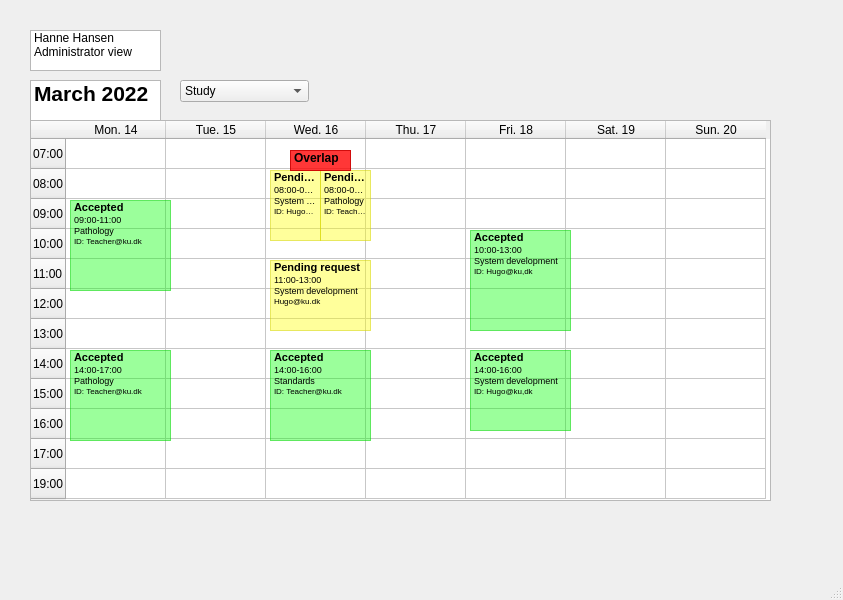
<?xml version="1.0" encoding="UTF-8"?>
<ui version="4.0">
 <class>MainWindow</class>
 <widget class="QMainWindow" name="MainWindow">
  <property name="geometry">
   <rect>
    <x>0</x>
    <y>0</y>
    <width>843</width>
    <height>600</height>
   </rect>
  </property>
  <property name="windowTitle">
   <string>MainWindow</string>
  </property>
  <widget class="QWidget" name="centralwidget">
   <widget class="QTableWidget" name="tableWidget">
    <property name="geometry">
     <rect>
      <x>30</x>
      <y>120</y>
      <width>741</width>
      <height>381</height>
     </rect>
    </property>
    <property name="autoFillBackground">
     <bool>false</bool>
    </property>
    <property name="frameShadow">
     <enum>QFrame::Sunken</enum>
    </property>
    <row>
     <property name="text">
      <string>07:00</string>
     </property>
    </row>
    <row>
     <property name="text">
      <string>08:00</string>
     </property>
    </row>
    <row>
     <property name="text">
      <string>09:00</string>
     </property>
    </row>
    <row>
     <property name="text">
      <string>10:00</string>
     </property>
    </row>
    <row>
     <property name="text">
      <string>11:00</string>
     </property>
    </row>
    <row>
     <property name="text">
      <string>12:00</string>
     </property>
    </row>
    <row>
     <property name="text">
      <string>13:00</string>
     </property>
    </row>
    <row>
     <property name="text">
      <string>14:00</string>
     </property>
    </row>
    <row>
     <property name="text">
      <string>15:00</string>
     </property>
    </row>
    <row>
     <property name="text">
      <string>16:00</string>
     </property>
    </row>
    <row>
     <property name="text">
      <string>17:00</string>
     </property>
    </row>
    <row>
     <property name="text">
      <string>19:00</string>
     </property>
    </row>
    <column>
     <property name="text">
      <string>Mon. 14</string>
     </property>
    </column>
    <column>
     <property name="text">
      <string>Tue. 15</string>
     </property>
    </column>
    <column>
     <property name="text">
      <string>Wed. 16</string>
     </property>
    </column>
    <column>
     <property name="text">
      <string>Thu. 17</string>
     </property>
    </column>
    <column>
     <property name="text">
      <string>Fri. 18</string>
     </property>
    </column>
    <column>
     <property name="text">
      <string>Sat. 19</string>
     </property>
    </column>
    <column>
     <property name="text">
      <string>Sun. 20</string>
     </property>
    </column>
   </widget>
   <widget class="QListWidget" name="listWidget">
    <property name="geometry">
     <rect>
      <x>30</x>
      <y>80</y>
      <width>131</width>
      <height>41</height>
     </rect>
    </property>
    <item>
     <property name="text">
      <string>March 2022</string>
     </property>
     <property name="font">
      <font>
       <pointsize>16</pointsize>
       <bold>true</bold>
      </font>
     </property>
    </item>
   </widget>
   <widget class="QComboBox" name="comboBox_6">
    <property name="geometry">
     <rect>
      <x>180</x>
      <y>80</y>
      <width>129</width>
      <height>22</height>
     </rect>
    </property>
    <item>
     <property name="text">
      <string>Study</string>
     </property>
    </item>
    <item>
     <property name="text">
      <string>Health &amp; informatics</string>
     </property>
    </item>
    <item>
     <property name="text">
      <string>Farmacy</string>
     </property>
    </item>
    <item>
     <property name="text">
      <string>Data Science</string>
     </property>
    </item>
    <item>
     <property name="text">
      <string>Chemistry</string>
     </property>
    </item>
   </widget>
   <widget class="QListWidget" name="listWidget_2">
    <property name="geometry">
     <rect>
      <x>70</x>
      <y>200</y>
      <width>101</width>
      <height>91</height>
     </rect>
    </property>
    <property name="styleSheet">
     <string notr="true">background-color: rgba(0, 255, 0, 100);</string>
    </property>
    <property name="frameShadow">
     <enum>QFrame::Plain</enum>
    </property>
    <item>
     <property name="text">
      <string>Accepted</string>
     </property>
     <property name="font">
      <font>
       <pointsize>8</pointsize>
       <bold>true</bold>
      </font>
     </property>
     <property name="background">
      <brush brushstyle="NoBrush">
       <color alpha="255">
        <red>0</red>
        <green>0</green>
        <blue>0</blue>
       </color>
      </brush>
     </property>
     <property name="foreground">
      <brush brushstyle="NoBrush">
       <color alpha="255">
        <red>0</red>
        <green>0</green>
        <blue>0</blue>
       </color>
      </brush>
     </property>
    </item>
    <item>
     <property name="text">
      <string>09:00-11:00</string>
     </property>
     <property name="font">
      <font>
       <pointsize>7</pointsize>
      </font>
     </property>
    </item>
    <item>
     <property name="text">
      <string>Pathology </string>
     </property>
     <property name="font">
      <font>
       <pointsize>7</pointsize>
      </font>
     </property>
    </item>
    <item>
     <property name="text">
      <string>ID: Teacher@ku.dk</string>
     </property>
     <property name="font">
      <font>
       <pointsize>6</pointsize>
      </font>
     </property>
    </item>
   </widget>
   <widget class="QListWidget" name="listWidget_3">
    <property name="geometry">
     <rect>
      <x>70</x>
      <y>350</y>
      <width>101</width>
      <height>91</height>
     </rect>
    </property>
    <property name="styleSheet">
     <string notr="true">background-color: rgba(0, 255, 0, 100);</string>
    </property>
    <property name="frameShadow">
     <enum>QFrame::Plain</enum>
    </property>
    <item>
     <property name="text">
      <string>Accepted</string>
     </property>
     <property name="font">
      <font>
       <pointsize>8</pointsize>
       <bold>true</bold>
      </font>
     </property>
     <property name="background">
      <brush brushstyle="NoBrush">
       <color alpha="255">
        <red>0</red>
        <green>0</green>
        <blue>0</blue>
       </color>
      </brush>
     </property>
     <property name="foreground">
      <brush brushstyle="NoBrush">
       <color alpha="255">
        <red>0</red>
        <green>0</green>
        <blue>0</blue>
       </color>
      </brush>
     </property>
    </item>
    <item>
     <property name="text">
      <string>14:00-17:00</string>
     </property>
     <property name="font">
      <font>
       <pointsize>7</pointsize>
      </font>
     </property>
    </item>
    <item>
     <property name="text">
      <string>Pathology </string>
     </property>
     <property name="font">
      <font>
       <pointsize>7</pointsize>
      </font>
     </property>
    </item>
    <item>
     <property name="text">
      <string>ID: Teacher@ku.dk</string>
     </property>
     <property name="font">
      <font>
       <pointsize>6</pointsize>
      </font>
     </property>
    </item>
   </widget>
   <widget class="QListWidget" name="listWidget_6">
    <property name="geometry">
     <rect>
      <x>270</x>
      <y>350</y>
      <width>101</width>
      <height>91</height>
     </rect>
    </property>
    <property name="styleSheet">
     <string notr="true">background-color: rgba(0, 255, 0, 100);</string>
    </property>
    <property name="frameShadow">
     <enum>QFrame::Plain</enum>
    </property>
    <item>
     <property name="text">
      <string>Accepted</string>
     </property>
     <property name="font">
      <font>
       <pointsize>8</pointsize>
       <bold>true</bold>
      </font>
     </property>
     <property name="background">
      <brush brushstyle="NoBrush">
       <color alpha="255">
        <red>0</red>
        <green>0</green>
        <blue>0</blue>
       </color>
      </brush>
     </property>
     <property name="foreground">
      <brush brushstyle="NoBrush">
       <color alpha="255">
        <red>0</red>
        <green>0</green>
        <blue>0</blue>
       </color>
      </brush>
     </property>
    </item>
    <item>
     <property name="text">
      <string>14:00-16:00</string>
     </property>
     <property name="font">
      <font>
       <pointsize>7</pointsize>
      </font>
     </property>
    </item>
    <item>
     <property name="text">
      <string>Standards</string>
     </property>
     <property name="font">
      <font>
       <pointsize>7</pointsize>
      </font>
     </property>
    </item>
    <item>
     <property name="text">
      <string>ID: Teacher@ku.dk</string>
     </property>
     <property name="font">
      <font>
       <pointsize>6</pointsize>
      </font>
     </property>
    </item>
   </widget>
   <widget class="QListWidget" name="listWidget_8">
    <property name="geometry">
     <rect>
      <x>270</x>
      <y>260</y>
      <width>101</width>
      <height>71</height>
     </rect>
    </property>
    <property name="styleSheet">
     <string notr="true">background-color: rgba(255, 255, 0, 100);</string>
    </property>
    <item>
     <property name="text">
      <string>Pending request</string>
     </property>
     <property name="font">
      <font>
       <pointsize>8</pointsize>
       <bold>true</bold>
      </font>
     </property>
    </item>
    <item>
     <property name="text">
      <string>11:00-13:00</string>
     </property>
     <property name="font">
      <font>
       <pointsize>7</pointsize>
      </font>
     </property>
    </item>
    <item>
     <property name="text">
      <string>System development</string>
     </property>
     <property name="font">
      <font>
       <pointsize>7</pointsize>
      </font>
     </property>
    </item>
    <item>
     <property name="text">
      <string>Hugo@ku.dk</string>
     </property>
     <property name="font">
      <font>
       <pointsize>6</pointsize>
      </font>
     </property>
    </item>
   </widget>
   <widget class="QListWidget" name="listWidget_9">
    <property name="geometry">
     <rect>
      <x>470</x>
      <y>230</y>
      <width>101</width>
      <height>101</height>
     </rect>
    </property>
    <property name="styleSheet">
     <string notr="true">background-color: rgba(0, 255, 0, 100);</string>
    </property>
    <item>
     <property name="text">
      <string>Accepted</string>
     </property>
     <property name="font">
      <font>
       <pointsize>8</pointsize>
       <bold>true</bold>
      </font>
     </property>
    </item>
    <item>
     <property name="text">
      <string>10:00-13:00</string>
     </property>
     <property name="font">
      <font>
       <pointsize>7</pointsize>
      </font>
     </property>
    </item>
    <item>
     <property name="text">
      <string>System development</string>
     </property>
     <property name="font">
      <font>
       <pointsize>7</pointsize>
       <bold>false</bold>
      </font>
     </property>
    </item>
    <item>
     <property name="text">
      <string>ID: Hugo@ku,dk</string>
     </property>
     <property name="font">
      <font>
       <pointsize>6</pointsize>
      </font>
     </property>
    </item>
   </widget>
   <widget class="QListWidget" name="listWidget_10">
    <property name="geometry">
     <rect>
      <x>470</x>
      <y>350</y>
      <width>101</width>
      <height>81</height>
     </rect>
    </property>
    <property name="styleSheet">
     <string notr="true">background-color: rgba(0, 255, 0, 100);</string>
    </property>
    <item>
     <property name="text">
      <string>Accepted</string>
     </property>
     <property name="font">
      <font>
       <pointsize>8</pointsize>
       <bold>true</bold>
      </font>
     </property>
    </item>
    <item>
     <property name="text">
      <string>14:00-16:00</string>
     </property>
     <property name="font">
      <font>
       <pointsize>7</pointsize>
      </font>
     </property>
    </item>
    <item>
     <property name="text">
      <string>System development</string>
     </property>
     <property name="font">
      <font>
       <pointsize>7</pointsize>
       <bold>false</bold>
      </font>
     </property>
    </item>
    <item>
     <property name="text">
      <string>ID: Hugo@ku,dk</string>
     </property>
     <property name="font">
      <font>
       <pointsize>6</pointsize>
      </font>
     </property>
    </item>
   </widget>
   <widget class="QListWidget" name="listWidget_11">
    <property name="geometry">
     <rect>
      <x>30</x>
      <y>30</y>
      <width>131</width>
      <height>41</height>
     </rect>
    </property>
    <item>
     <property name="text">
      <string>Hanne Hansen</string>
     </property>
    </item>
    <item>
     <property name="text">
      <string>Administrator view</string>
     </property>
    </item>
   </widget>
   <widget class="QListWidget" name="listWidget_7">
    <property name="geometry">
     <rect>
      <x>270</x>
      <y>170</y>
      <width>51</width>
      <height>71</height>
     </rect>
    </property>
    <property name="styleSheet">
     <string notr="true">background-color: rgba(255, 255, 0, 100);</string>
    </property>
    <property name="horizontalScrollBarPolicy">
     <enum>Qt::ScrollBarAlwaysOff</enum>
    </property>
    <item>
     <property name="text">
      <string>Pending request</string>
     </property>
     <property name="font">
      <font>
       <pointsize>8</pointsize>
       <bold>true</bold>
      </font>
     </property>
    </item>
    <item>
     <property name="text">
      <string>08:00-09:00</string>
     </property>
     <property name="font">
      <font>
       <pointsize>7</pointsize>
      </font>
     </property>
    </item>
    <item>
     <property name="text">
      <string>System development</string>
     </property>
     <property name="font">
      <font>
       <pointsize>7</pointsize>
      </font>
     </property>
    </item>
    <item>
     <property name="text">
      <string>ID: Hugo@ku.dk</string>
     </property>
     <property name="font">
      <font>
       <pointsize>6</pointsize>
      </font>
     </property>
    </item>
   </widget>
   <widget class="QListWidget" name="listWidget_12">
    <property name="geometry">
     <rect>
      <x>320</x>
      <y>170</y>
      <width>51</width>
      <height>71</height>
     </rect>
    </property>
    <property name="styleSheet">
     <string notr="true">background-color: rgba(255, 255, 0, 100);</string>
    </property>
    <property name="horizontalScrollBarPolicy">
     <enum>Qt::ScrollBarAlwaysOff</enum>
    </property>
    <item>
     <property name="text">
      <string>Pending request</string>
     </property>
     <property name="font">
      <font>
       <pointsize>8</pointsize>
       <bold>true</bold>
      </font>
     </property>
    </item>
    <item>
     <property name="text">
      <string>08:00-09:00</string>
     </property>
     <property name="font">
      <font>
       <pointsize>7</pointsize>
      </font>
     </property>
    </item>
    <item>
     <property name="text">
      <string>Pathology</string>
     </property>
     <property name="font">
      <font>
       <pointsize>7</pointsize>
      </font>
     </property>
    </item>
    <item>
     <property name="text">
      <string>ID: Teacher@ku.dk</string>
     </property>
     <property name="font">
      <font>
       <pointsize>6</pointsize>
      </font>
     </property>
    </item>
   </widget>
   <widget class="QListWidget" name="listWidget_13">
    <property name="geometry">
     <rect>
      <x>290</x>
      <y>150</y>
      <width>61</width>
      <height>21</height>
     </rect>
    </property>
    <property name="styleSheet">
     <string notr="true">background-color: rgba(255, 0, 0, 200);</string>
    </property>
    <item>
     <property name="text">
      <string>Overlap</string>
     </property>
     <property name="font">
      <font>
       <bold>true</bold>
      </font>
     </property>
     <property name="foreground">
      <brush brushstyle="NoBrush">
       <color alpha="255">
        <red>255</red>
        <green>255</green>
        <blue>255</blue>
       </color>
      </brush>
     </property>
    </item>
   </widget>
  </widget>
  <widget class="QMenuBar" name="menubar">
   <property name="geometry">
    <rect>
     <x>0</x>
     <y>0</y>
     <width>843</width>
     <height>22</height>
    </rect>
   </property>
  </widget>
  <widget class="QStatusBar" name="statusbar"/>
 </widget>
 <resources/>
 <connections/>
</ui>
